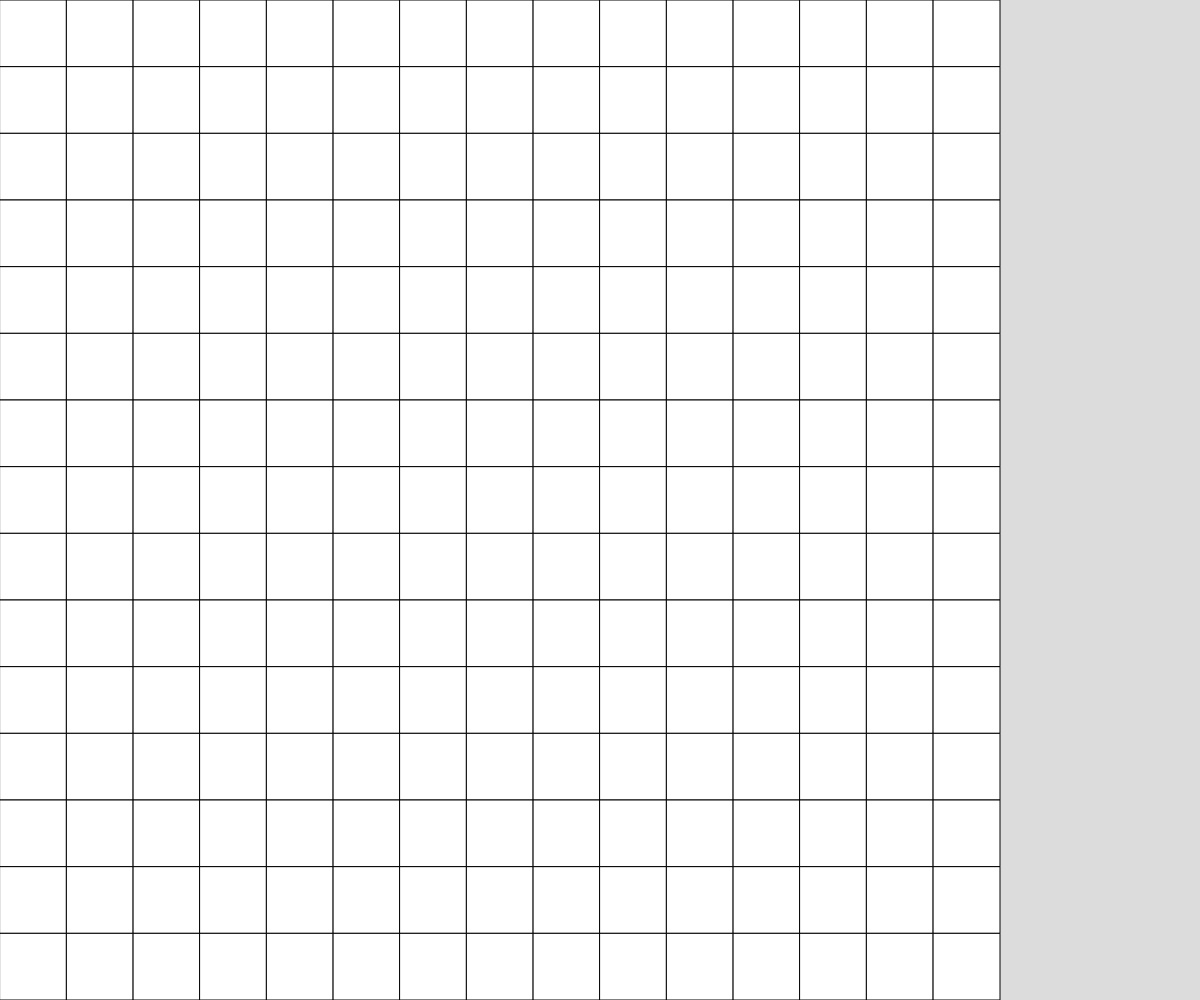
Frame 1 (no input)
Frame 60 (no input): identical to frame 1, image omitted
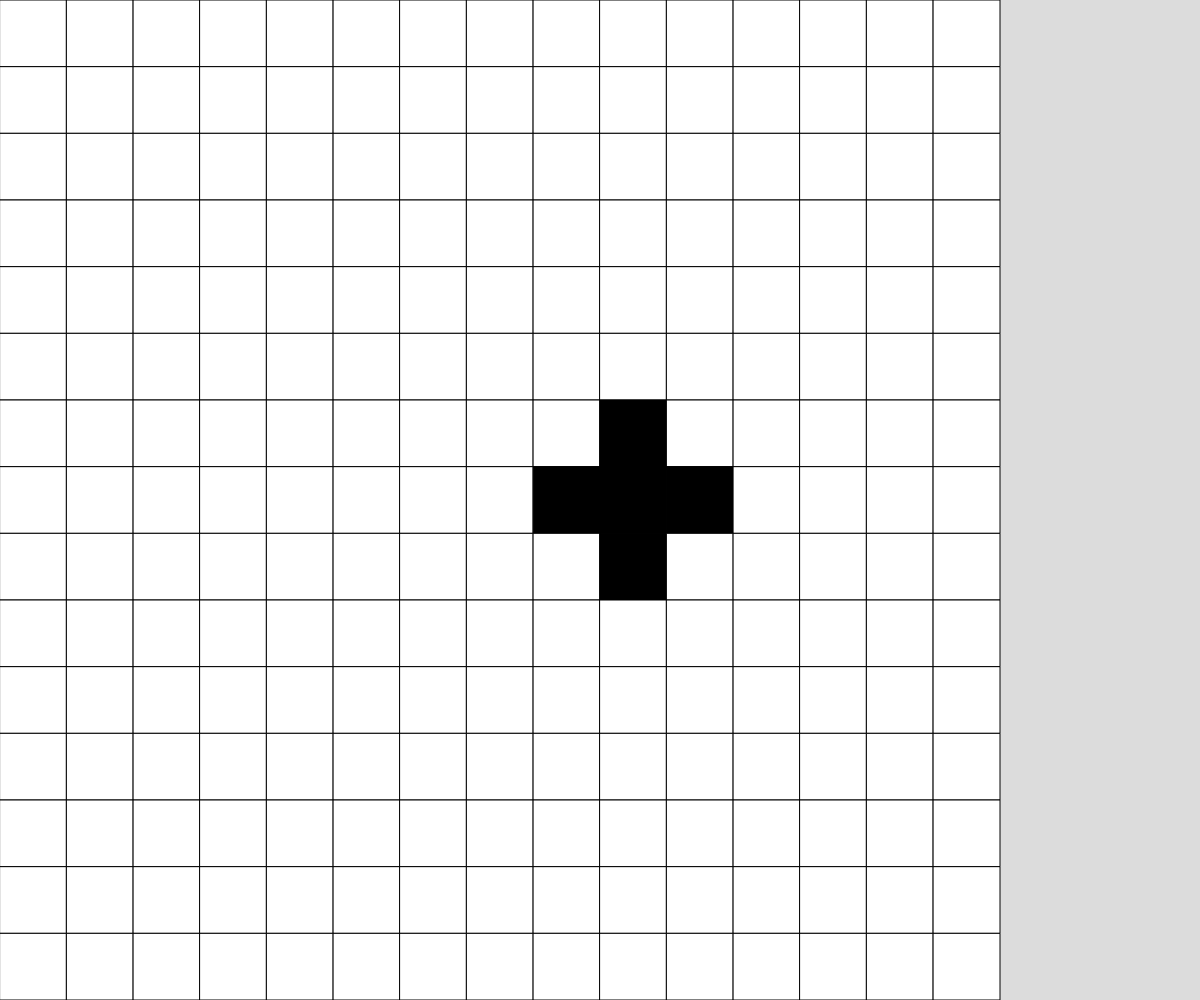
Frame 120 (the mouse pressed at the canvas centre since frame 60)

The p5.js sketch that drew these frames (run headless with seeded random() and noise() and a simulated clock; from frame 60 on, the mouse is pressed at the canvas centre):

// p5.js sketch
// ── sketch.js
// 2D Grid Neighbours

let grid;
let cellSize;
const GRID_SIZE = 15;

function setup() {
  createCanvas(windowWidth, windowHeight);
  if(height >= width){
    cellSize = width/GRID_SIZE;
  }
  else {
    cellSize = height/GRID_SIZE;
  }
  grid = generateEmptyGrid(GRID_SIZE, GRID_SIZE);
}

function draw() {
  background(220);
  displayGrid();
}

function mousePressed(){
  let y = floor(mouseY/cellSize);
  let x = floor(mouseX/cellSize);

  toggleCell(x, y);
  toggleCell(x, y-1);
  toggleCell(x, y+1);
  toggleCell(x-1, y);
  toggleCell(x+1, y);
}

function toggleCell(x, y) {
  // check that we are within the grid, then toggle
  if(x >= 0 && x < GRID_SIZE && y >= 0 && y < GRID_SIZE) {
    if(grid[y][x] === 0) {
      grid[y][x] = 1;
    }
    else if (grid[y][x] === 1) {
      grid[y][x] = 0;
    }
  }
}

function displayGrid() {
  for(let y = 0; y < GRID_SIZE; y++) {
    for(let x = 0; x < GRID_SIZE; x++) {
      if(grid[y][x] === 0) {
        fill("white");
      }
      if(grid[y][x] === 1){
        fill("black");
      }
      rect(x * cellSize, y * cellSize, cellSize, cellSize);
    }
  }
}

function generateRandomGrid(cols, rows) {
  let randomArray = [];
  for(let y = 0; y < cols; y++) {
    randomArray.push([]);
    for(let x = 0; x < rows; x++) {
      if(random(100) < 50) {
        randomArray[y].push(0);
      } else {
        randomArray[y].push(1);
      }      
    }
  }
  return randomArray;
}

function generateEmptyGrid(cols, rows) {
  let randomArray = [];
  for(let y = 0; y < cols; y++) {
    randomArray.push([]);
    for(let x = 0; x < rows; x++) {
      randomArray[y].push(0);
    }
  }
  return randomArray;
}
